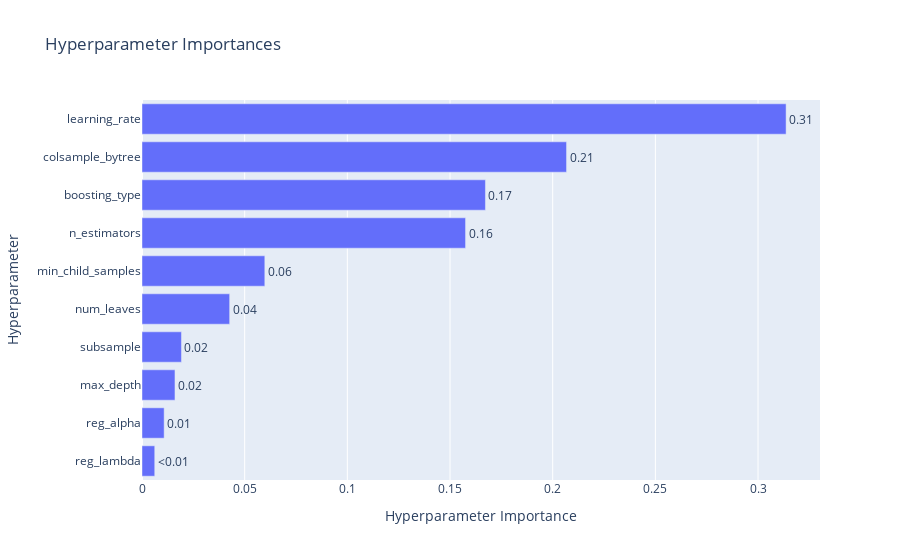

Here is the notebook cell this chart was saved with:
### Code cell
plot_param_importances(study)

### Figure 1 — Plotly figure (JSON) as saved in the notebook; plotly's stock layout.template omitted (floating-point values rounded to 4 significant figures)
{"data": [{"cliponaxis": false, "hovertemplate": ["reg_lambda (FloatDistribution): 0.006201961578426504<extra></extra>", "reg_alpha (FloatDistribution): 0.010785227810468548<extra></extra>", "max_depth (IntDistribution): 0.016061829031382868<extra></extra>", "subsample (FloatDistribution): 0.019212983330095475<extra></extra>", "num_leaves (IntDistribution): 0.042691421500558706<extra></extra>", "min_child_samples (IntDistribution): 0.059812157095957996<extra></extra>", "n_estimators (IntDistribution): 0.15756843066536397<extra></extra>", "boosting_type (CategoricalDistribution): 0.16725090232004036<extra></extra>", "colsample_bytree (FloatDistribution): 0.20674774171045182<extra></extra>", "learning_rate (FloatDistribution): 0.3136673449572537<extra></extra>"], "name": "Objective Value", "orientation": "h", "text": ["<0.01", "0.01", "0.02", "0.02", "0.04", "0.06", "0.16", "0.17", "0.21", "0.31"], "textposition": "outside", "type": "bar", "x": [0.006202, 0.01079, 0.01606, 0.01921, 0.04269, 0.05981, 0.1576, 0.1673, 0.2067, 0.3137], "y": ["reg_lambda", "reg_alpha", "max_depth", "subsample", "num_leaves", "min_child_samples", "n_estimators", "boosting_type", "colsample_bytree", "learning_rate"]}], "layout": {"title": {"text": "Hyperparameter Importances"}, "xaxis": {"title": {"text": "Hyperparameter Importance"}}, "yaxis": {"title": {"text": "Hyperparameter"}}}}
